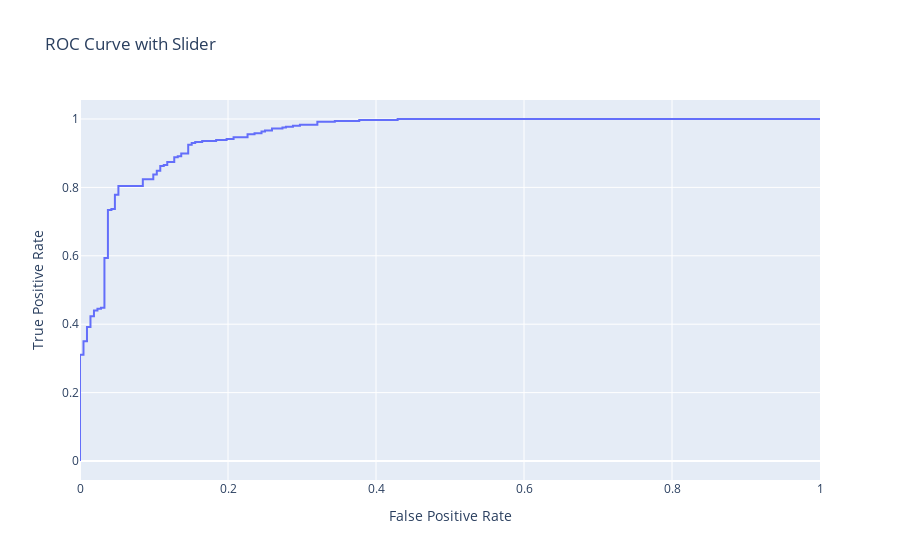

The notebook cell this image was saved under:
### Code cell
import plotly.graph_objects as go
import plotly.express as px
import ipywidgets as widgets
from ipywidgets import interactive
from sklearn.metrics import accuracy_score, roc_curve, auc

'''
# plot ROC curve 
def plot_roc_curve(X, y):
    thresholds = np.linspace(0.1, 0.9, 9)
    fig = go.Figure()

    for threshold in thresholds:
        model = LogisticRegression()
        model.fit(X, y > threshold)
        y_pred_prob = model.predict_proba(X)[:, 1]
        fpr, tpr, _ = roc_curve(y, y_pred_prob)
        auc_value = auc(fpr, tpr)

        trace = go.Scatter(x=fpr, y=tpr, mode='lines',
                           name=f'Threshold={threshold:.1f}, AUC={auc_value:.2f}')

        fig.add_trace(trace)

    fig.update_layout(title='ROC Curve with Slider',
                      xaxis=dict(title='False Positive Rate'),
                      yaxis=dict(title='True Positive Rate'),
                      sliders=[dict(steps=[dict(method='relayout',
                                                args=['shapes', []])],
                                    active=0,
                                    visible=True,
                                    x=0.1,
                                    y=0,
                                    len=0.9)])

    fig.show()
'''

roc_curve_slider = widgets.FloatSlider(value=0.5, min=0.1, max=0.9, step=0.1, description='Threshold:')


def update_roc_curve(threshold):
    model.fit(X_scaled, y > threshold)
    y_pred_prob = model.predict_proba(X_scaled)[:, 1]
    fpr, tpr, _ = roc_curve(y, y_pred_prob)
    auc_value = auc(fpr, tpr)

    fig = go.Figure()

    trace = go.Scatter(x=fpr, y=tpr, mode='lines',
                       name=f'Threshold={threshold:.1f}, AUC={auc_value:.2f}')

    fig.add_trace(trace)

    fig.update_layout(title='ROC Curve with Slider',
                      xaxis=dict(title='False Positive Rate'),
                      yaxis=dict(title='True Positive Rate'))

    fig.show()

# Create an interactive widget for the ROC curve with slider
interactive_plot_roc_curve = interactive(update_roc_curve, threshold=roc_curve_slider)

# Display the interactive plot
print("Adjust the threshold with the slider:")
interactive_plot_roc_curve

### Figure 1 — Plotly figure (JSON) as saved in the notebook; plotly's stock layout.template omitted (floating-point values rounded to 4 significant figures)
{"data": [{"mode": "lines", "name": "Threshold=0.5, AUC=0.95", "type": "scatter", "x": [0, 0, 0, 0.004717, 0.004717, 0.009434, 0.009434, 0.01415, 0.01415, 0.01887, 0.01887, 0.02358, 0.02358, 0.0283, 0.0283, 0.03302, 0.03302, 0.03774, 0.03774, 0.04245, 0.04245, 0.04717, 0.04717, 0.05189, 0.05189, 0.08491, 0.08491, 0.09906, 0.09906, 0.1038, 0.1038, 0.1085, 0.1085, 0.1132, 0.1132, 0.1179, 0.1179, 0.1274, 0.1274, 0.1321, 0.1321, 0.1368, 0.1368, 0.1462, 0.1462, 0.1509, 0.1509, 0.1557, 0.1557, 0.1651, 0.1651, 0.184, 0.184, 0.1981, 0.1981, 0.2075, 0.2075, 0.2264, 0.2264, 0.2358, 0.2358, 0.2453, 0.2453, 0.25, 0.25, 0.2594, 0.2594, 0.2736, 0.2736, 0.2783, 0.2783, 0.2877, 0.2877, 0.2972, 0.2972, 0.3208, 0.3208, 0.3443, 0.3443, 0.3774, 0.3774, 0.4292, 0.4292, 1], "y": [0, 0.002801, 0.3109, 0.3109, 0.3501, 0.3501, 0.3922, 0.3922, 0.423, 0.423, 0.4398, 0.4398, 0.4454, 0.4454, 0.4482, 0.4482, 0.5938, 0.5938, 0.7339, 0.7339, 0.7367, 0.7367, 0.7787, 0.7787, 0.8039, 0.8039, 0.8235, 0.8235, 0.8375, 0.8375, 0.8487, 0.8487, 0.8627, 0.8627, 0.8655, 0.8655, 0.8739, 0.8739, 0.888, 0.888, 0.8908, 0.8908, 0.8992, 0.8992, 0.9244, 0.9244, 0.93, 0.93, 0.9328, 0.9328, 0.9356, 0.9356, 0.9384, 0.9384, 0.9412, 0.9412, 0.9468, 0.9468, 0.9552, 0.9552, 0.958, 0.958, 0.9636, 0.9636, 0.9664, 0.9664, 0.972, 0.972, 0.9748, 0.9748, 0.9776, 0.9776, 0.9804, 0.9804, 0.9832, 0.9832, 0.9916, 0.9916, 0.9944, 0.9944, 0.9972, 0.9972, 1, 1]}], "layout": {"title": {"text": "ROC Curve with Slider"}, "xaxis": {"title": {"text": "False Positive Rate"}}, "yaxis": {"title": {"text": "True Positive Rate"}}}}
